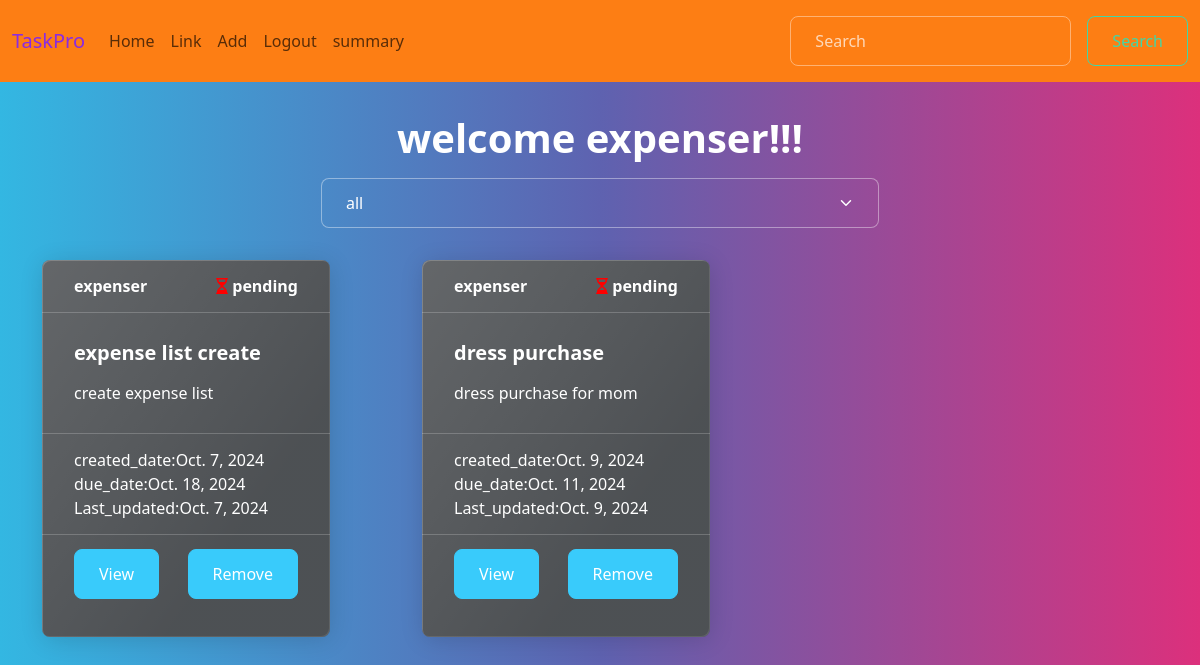
/task/all/ (signed in), run on an earlier commit of the app's database.
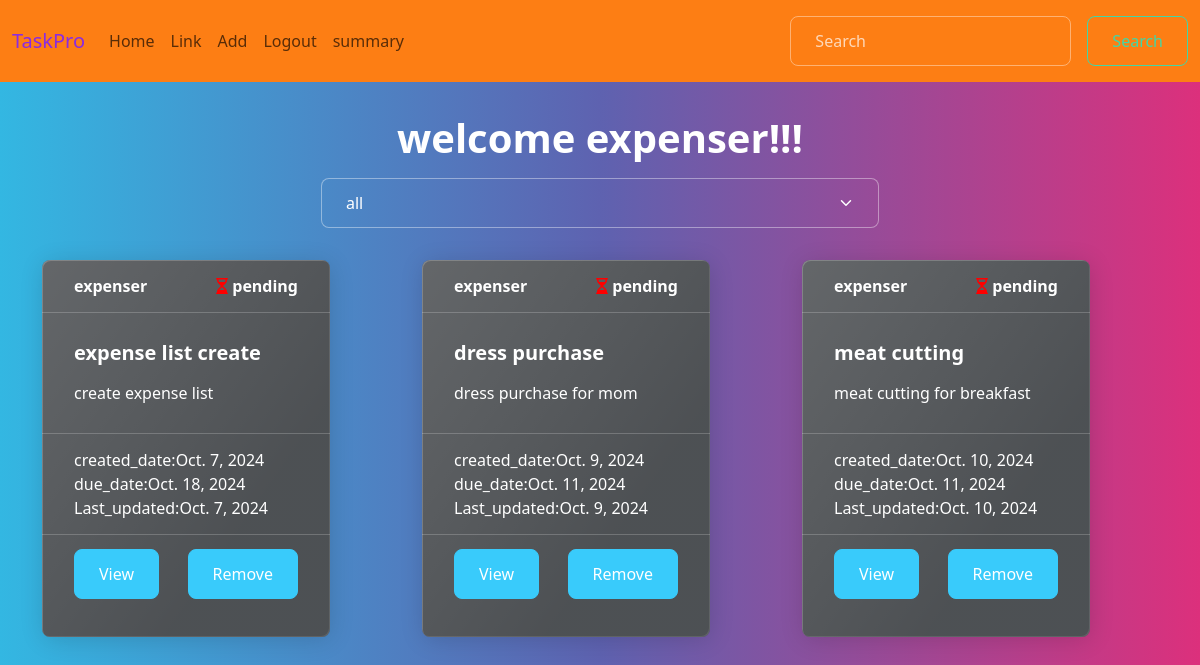
And on a later commit of the database.
### myapp/models.py (models this page shows, shortened)
class Task(models.Model):
    title=models.CharField(max_length=200)
    description=models.TextField()
    created_date=models.DateTimeField(auto_now_add=True)
    due_date=models.DateTimeField(null=True)
    category_choices=(
        ("personal","personal"),
        ("business","business")
    )
    category=models.CharField(max_length=200,choices=category_choices,default="personal")
    status_choices=(
        ("pending","pending"),
        ("in-progress","in-progress"),
        ("done","done")
    )
    status=models.CharField(max_length=200,choices=status_choices,default="pending")
    user=models.ForeignKey(User,on_delete=models.CASCADE)
    updated_date=models.DateTimeField(auto_now=True)

### myapp/views.py (the view)
# urls.py: path("task/all/",views.TaskListView.as_view(),name="task_list"),
@method_decorator(decs,name="dispatch")
class TaskListView(View):
    def get(self,request,*args,**kwargs):
        selected_category=request.GET.get("category","all")
        search_text=request.GET.get("search_text")
        if selected_category=="all":
             qs=Task.objects.filter(user=request.user)
        else:
            qs=Task.objects.filter(category=selected_category,user=request.user)
        if search_text!=None:
            qs=task.objects.filter(user=request.user)
            qs=qs.filter(Q(title__icontains=search_text)|Q(description__icontains=search_text))
        return render(request,"task_list.html",{"tasks":qs,
                                             "selected":selected_category })

### myapp/templates/task_list.html (shortened to what this page needs)
{%extends 'base.html'%}
{%block main_block%}
<div class="container my-3">
    <center><h1>welcome {{request.user}}!!!</h1></center>
    <div class="w-50 mx-auto">
        <form action="">
            <select name="category" id="" class="form-select" onchange="this.form.submit()">
                <option value="all" {%if selected == "all"%}selected{%endif%}>all</option>
            </select>
        </form>
    </div>
</div>
<div class="container">
    <div class="row">
        {%for t in tasks%}
        <div class="col-4">
            <div class="card text-bg-dark mb-3" style="max-width: 18rem;">
                <div class="card-header d-flex justify-content-between">
                    <div> {{t.user}} </div>
                    <div>
                        {%if t.status == 'pending'%}
                        <i class="fa-regular fa-hourglass-half" style="color: red;"></i>
                        {%endif%}
                        {{t.status}}
                    </div>
                </div>
                <div class="card-body">
                    <h5 class="card-title">{{t.title}}</h5>
                    <p class="card-text">{{t.description}}</p>
                </div>
                <div class="card-footer text-body-white">
                    created_date:{{t.created_date|date}}
                    due_date:{{t.due_date|date}}
                    Last_updated:{{t.updated_date|date}}
                </div>
                <div class="card-footer text-body-white d-flex justify-content-between">
                    <a class="btn btn-info" href="{%url 'task_update' t.id%} " role="button">View</a>
                    <a class="btn btn-info" href="{%url 'task_delete' t.id%} " role="button">Remove</a>
                </div>
            </div>
        </div>
        {%endfor%}
    </div>
</div>
{%endblock%}

### myapp/templates/base.html (shortened to what this page needs)
{%load static%}
<!DOCTYPE html>
<html lang="en">
<head>
</head>
<link rel="stylesheet" href="{%static 'css/bootstrap.min.css'%}">
</head>
<body>
    <nav class="navbar navbar-expand-lg navbar-light bg-danger">
      <div class="container-fluid">
        <a class="navbar-brand" href="#" style="color:blueviolet;" >TaskPro</a>
        <div class="collapse navbar-collapse" id="navbarSupportedContent">
          <ul class="navbar-nav me-auto mb-2 mb-lg-0">
              <a class="nav-link" href="{%url 'task_list'%}">Home</a>
            <li class="nav-item">
              <a class="nav-link" href="#">Link</a>
            </li>
            <a class="nav-link" href="{%url 'task_add' %}">Add</a>
          <li>
            <a href="{%url 'signout'%}" class="nav-link">Logout</a>
          </li>
          <li>
            <a href="{%url 'task_summary'%}" class="nav-link">summary</a>
          </li>
          </ul>
          <form class="d-flex" action="{%url 'task_list'%}">
            <input class="form-control me-2" type="search" placeholder="Search" aria-label="Search" name="search_text">
            <button class="btn btn-outline-success" type="submit">Search</button>
          </form>
        </div>
      </div>
    </nav>
    {%block main_block%}
    {%endblock%}
  </body>
  </html>

What changed in the data, as far as the page shows it:
added Task: user "expenser", status "pending", title "meat cutting", description "meat cutting for breakfast", created_date "Oct. 10, 2024", due_date "Oct. 11, 2024", updated_date "Oct. 10, 2024"
